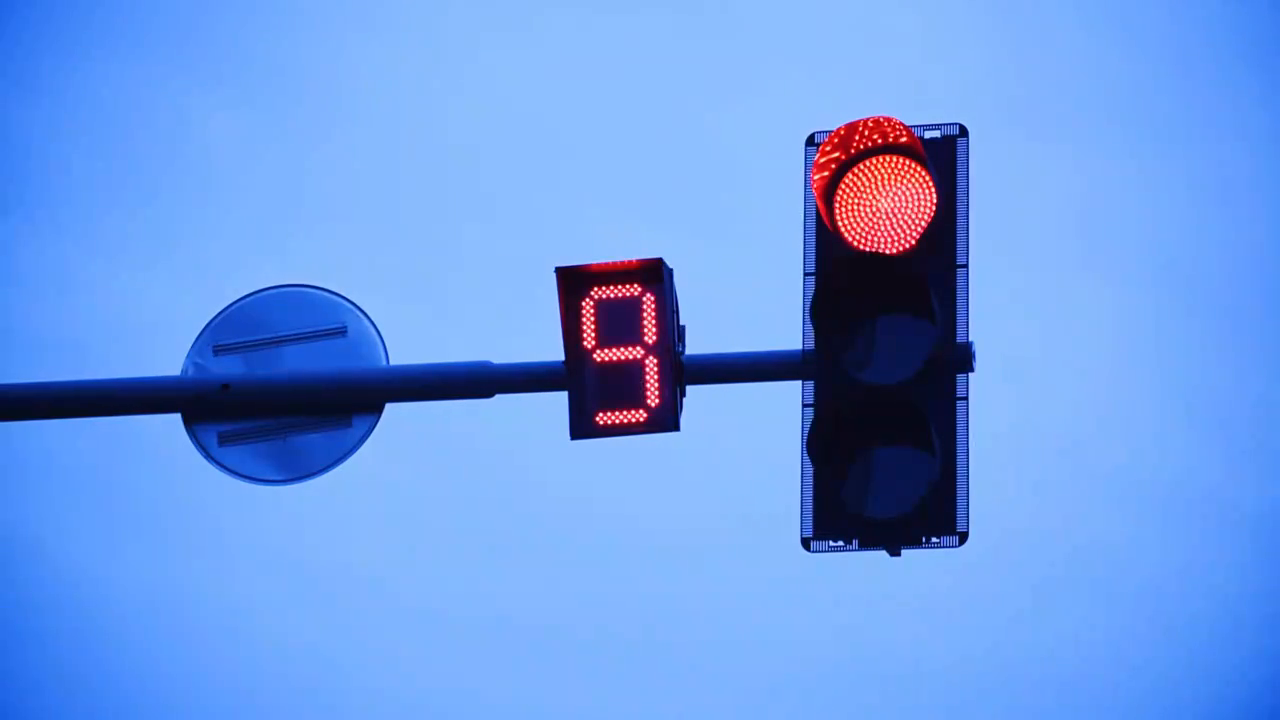
#> input picture frame 50 of 交通信号灯识别 霍夫圆检测及颜色识别/video.mp4, 1280 x 720 px
$ python main.py
#> lines starting #> are read from the running program, lines starting #| are printed output that depends on the picture; after the words box and inside, x2 and y2 are one past the last pixel; in counts of white or black regions, pixels touching at a corner belong together
import cv2
import numpy as np
vc = cv2.VideoCapture("./video.mp4")

if vc.isOpened():
    open,captured_frame = vc.read()
#> captured_frame is the input picture: shape (720, 1280, 3); mean B, G, R 228.7, 153.5, 108
else:
    open = False

while open:
    ret ,captured_frame = vc.read()
    captured_frame1 = cv2.resize(captured_frame, (980, 562))
    if captured_frame is None:
        break
    if ret == True:
        image_medianBlur = cv2.medianBlur(captured_frame1, 5)
        hsv = cv2.cvtColor(image_medianBlur,cv2.COLOR_BGR2HSV)
#> hsv: shape (562, 980, 3); mean H, S, V 109.6, 145.5, 231.2
        # 定义红色阈值
        red_lower = np.array([0, 85, 85])
        red_upper = np.array([10, 255, 255])
        Upper_red_lower = np.array([170 - 10, 85, 85])
        Upper_red_upper = np.array([170 + 10, 255, 255])
        red_mask = cv2.inRange(hsv, red_lower, red_upper)
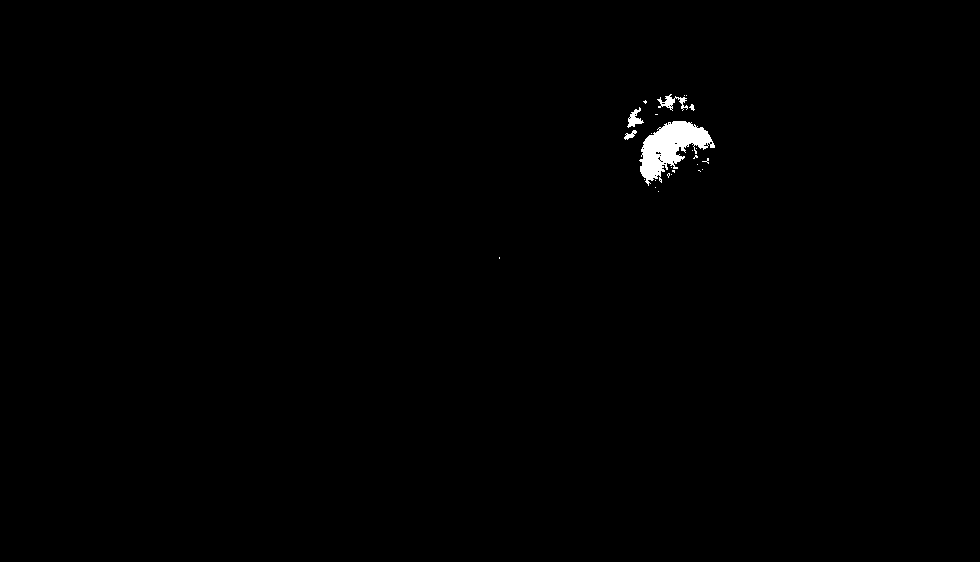
#> red_mask: shape (562, 980); 0.52% white; 26 white regions (21 under 20 px), largest, box (x1, y1, x2, y2) and area: (639, 121, 715, 186) 2344, (657, 94, 688, 111) 199, (627, 107, 644, 128) 158, (624, 130, 637, 140) 61, (689, 104, 695, 111) 22
        upper_red_mask = cv2.inRange(hsv, Upper_red_lower, Upper_red_upper)
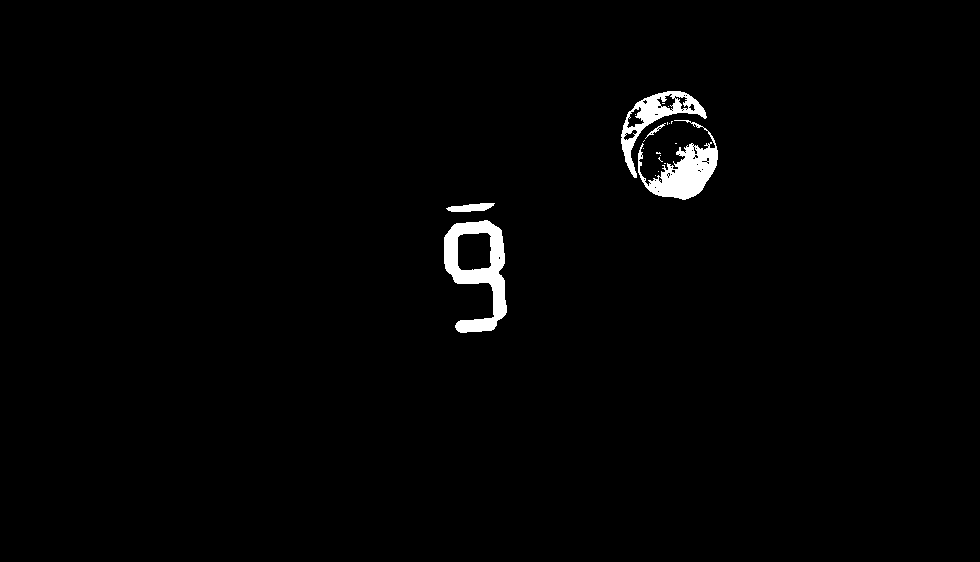
#> upper_red_mask: shape (562, 980); 1.4% white; 20 white regions (15 under 20 px), largest, box (x1, y1, x2, y2) and area: (444, 220, 507, 333) 3226, (638, 120, 718, 200) 2511, (621, 91, 707, 178) 1791, (446, 203, 495, 212) 295, (645, 123, 666, 139) 57
        red_final_maskr = cv2.add(red_mask, upper_red_mask)
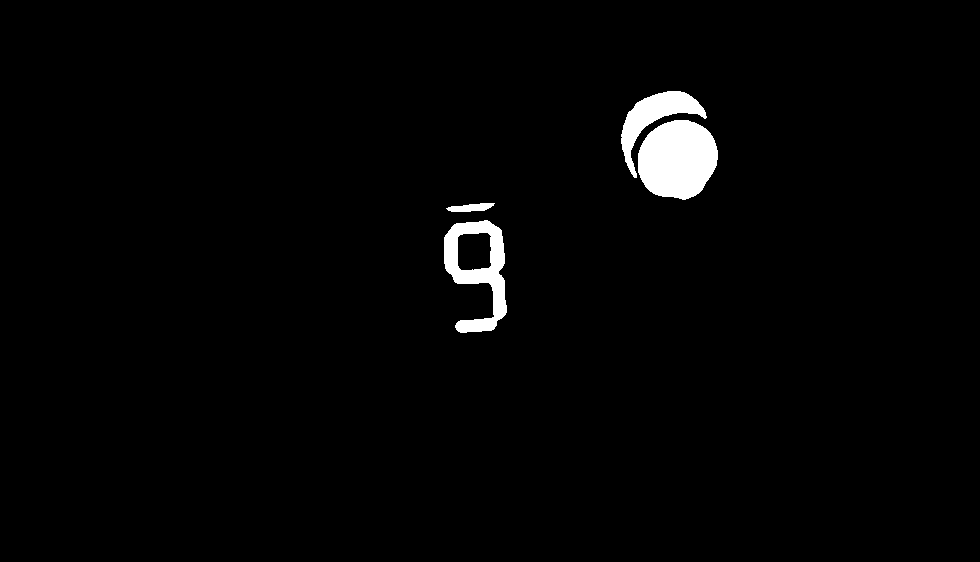
#> red_final_maskr: shape (562, 980); 2% white; 4 white regions, box (x1, y1, x2, y2) and area: (638, 120, 718, 200) 4998, (444, 220, 507, 333) 3228, (621, 91, 707, 178) 2250, (446, 203, 495, 212) 295
        red_res = cv2.bitwise_and(image_medianBlur, image_medianBlur, mask=red_final_maskr)
        # 定义绿色阈值
        green_lower = np.array([35, 43, 46])
        green_upper = np.array([97, 255, 255])
        green_mask = cv2.inRange(hsv, green_lower, green_upper)
#> green_mask: shape (562, 980); every value is 0
        green_res = cv2.bitwise_and(image_medianBlur, image_medianBlur, mask=green_mask)
#> green_res: shape (562, 980, 3); every value is 0
        image = green_res+red_res
        # cv2.imshow('result',image_medianBlur)
        cv2.imshow('out',image)
        if cv2.waitKey(30) & 0xFF == 27:
#> (key Esc is pressed here)
            break

vc.release()
cv2.destroyAllWindows()
